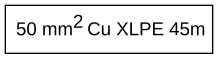

Source code (Python):
import subprocess

with open('scratch/test_sup.dot', 'w', encoding='utf-8') as f:
    f.write('''digraph G {
    node [shape=box, fontname="Arial"];
    A [label=<50 mm<SUP>2</SUP> Cu XLPE 45m>];
}''')

subprocess.run(['dot', '-Tsvg', 'scratch/test_sup.dot', '-o', 'scratch/test_sup.svg'], check=True)
with open('scratch/test_sup.svg', 'r', encoding='utf-8') as f:
    print('SVG content contains SUP?', 'sup' in f.read().lower())
